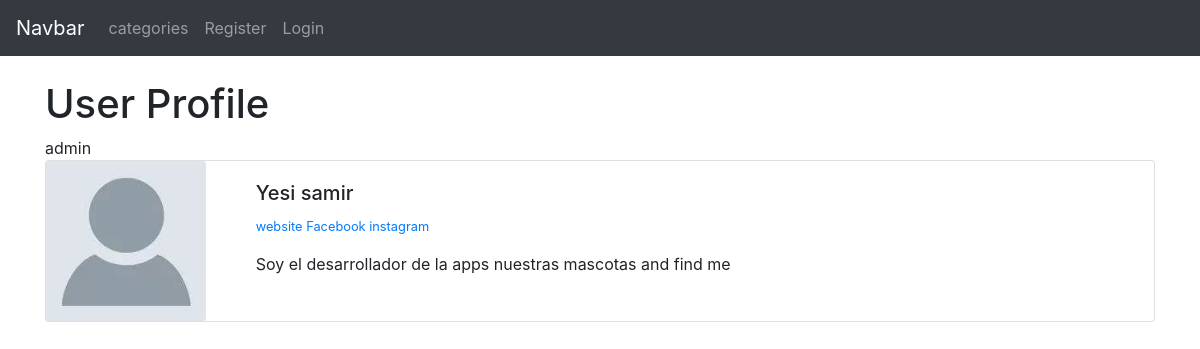
Page /members/1/profile on the committed database.
### theblog/models.py (models this page shows, shortened)
class Profile(models.Model):
	user = models.OneToOneField(User, null=True, on_delete=models.CASCADE)
	bio = models.TextField()
	profile_pic = models.ImageField(null=True, blank=True)
	website_url = models.CharField(max_length=255, null=True, blank=True)
	facebook_url = models.CharField(max_length=255, null=True, blank=True)
	instagram_url = models.CharField(max_length=255, null=True, blank=True)
	def __str__(self):
		return str(self.user)

### members/views.py (the view)
# urls.py: path('<int:pk>/profile', ShowProfilePageView.as_view(), name='show_profile_page'),
class ShowProfilePageView(DetailView):
	model = Profile
	template_name = 'registration/user_profile.html'
	def get_context_data(self, *args, **kwargs):
		users = Profile.objects.all()
		context = super(ShowProfilePageView, self).get_context_data(*args, **kwargs)
		page_user = get_object_or_404(Profile, id=self.kwargs['pk'])
		context["page_user"] = page_user
		return context

### members/templates/registration/user_profile.html
{% extends 'base.html'%}
{% load static %}
{%block content%}
<h1>User Profile</h1>
{{ page_user }}
<div class="card mb-3">
  <div class="row g-0">
    <div class="col-md-2">
    {%if page_user.profile.profile_pic%}
      <img src="
      {{ page_user.profile_pic.url }}"
       class="card-img">
    {%else%}
    	 <img src="{% static 'static/thebloh/images/default_profile_pic.jpg' %}" class="card-img">
	{%endif%}
    </div>
    <div class="col-md-10">
      <div class="card-body">
        <h5 class="card-title">
        	{{page_user.user.first_name}}
		   	{{page_user.user.last_name}}
		</h5>
		<p class="small text-muted">
			<a href ="{{ page_user.website_url}}">website</a>
			<a href ="{{ page_user.facebook_url }}">Facebook</a>
			<a href ="{{ page_user.instagram_url }}">instagram</a>
		</p>
        <p class="card-text">
        {{ page_user.bio }}
    	</p>
      </div>
    </div>
  </div>
</div>
{%endblock%}

### rows in the picture
Profile: user.username "admin", user.first_name "Yesi", user.last_name "samir", bio "Soy el desarrollador de la apps nuestras mascotas and find me"
